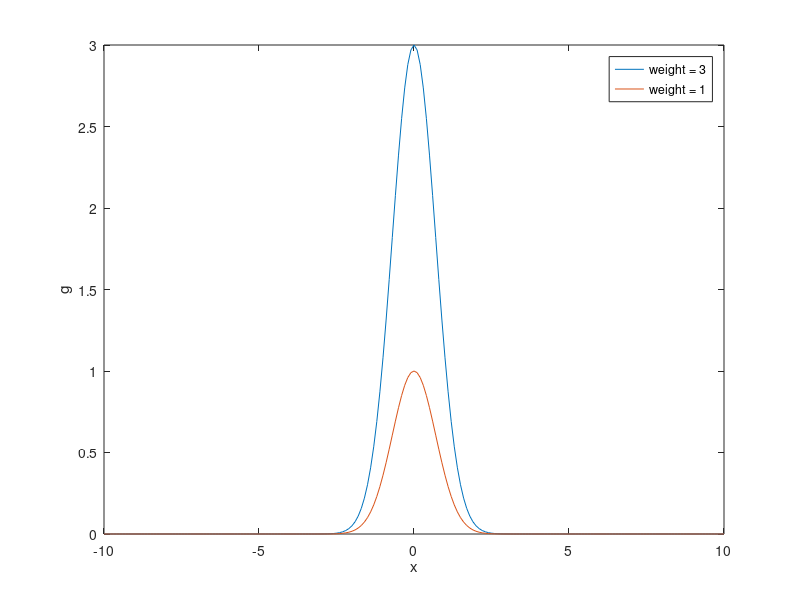
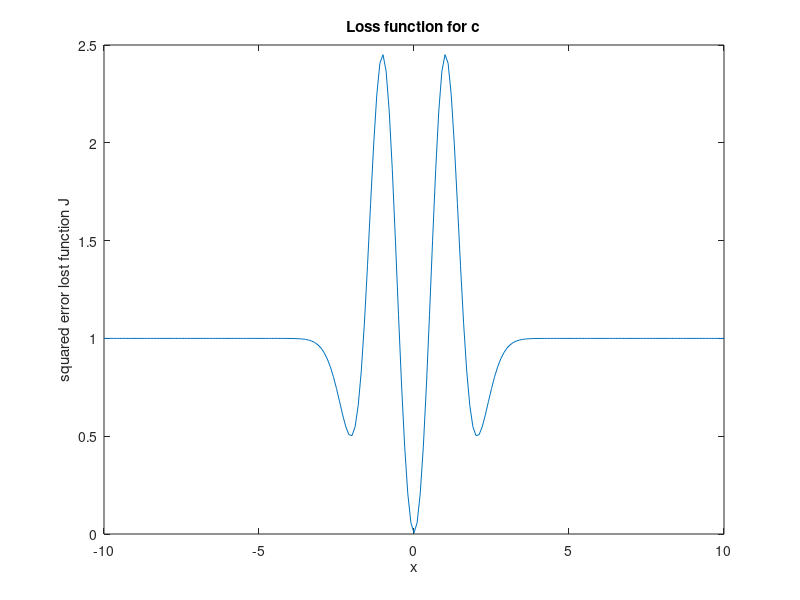
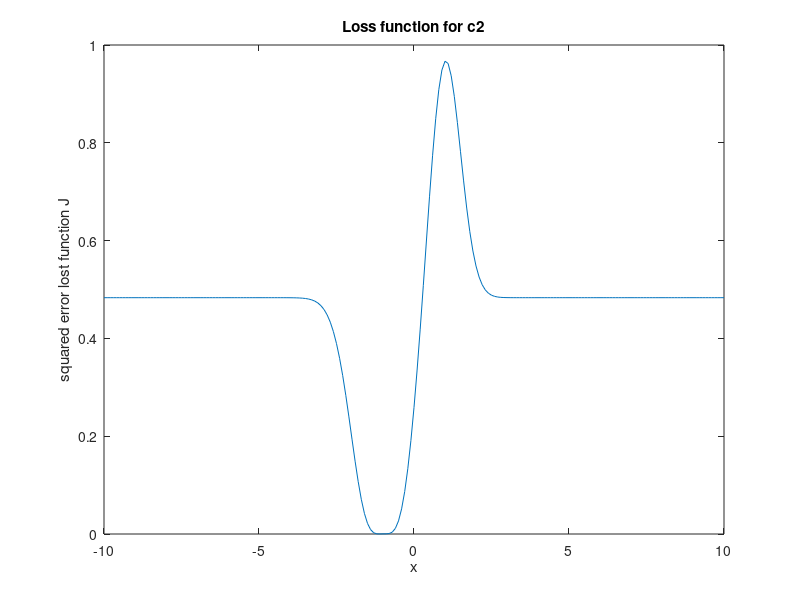

MATLAB code to generate these figures, in order:
function Hw4()

%initializing parameters

clear all

c = 0;
global sigma
sigma = 0.7;
x = [-10:0.1:10];
w = 3;
g =  exp(-1/(2*sigma^2)*(x-c*ones(1,length(x))).^2);

figure
title('Gaussian bases')
plot(x,w*g)
hold on 
plot(x,g)

xlabel('x')
ylabel('g')
legend('weight = 3', 'weight = 1')
Dataset = [1 1 ; -1 1];


J = [];
for c = x
    x1 = Dataset(1,1);
    x2 = Dataset(2,1);
    y1hat =  w*gaussi(x1,c);
    y2hat =  w*gaussi(x2,c);
    J = [J 1/2*((Dataset(1,2)-y1hat)^2+(Dataset(2,2)-y2hat)^2)];
end





figure 
plot(x,J)
hold on 
title('Loss function for c')
ylabel('squared error lost function J')
xlabel('x')  


w1 = 1;
w2 = 1;

J2 =[];
for c = x
    x1 = Dataset(1,1);
    x2 = Dataset(2,1);
    y1hat1 =  w1*gaussi(x1,1);
    y2hat1 =  w1*gaussi(x2,1);
    y1hat2 =  w2*gaussi(x1,c);
    y2hat2 =  w2*gaussi(x2,c);   
    J2 = [J2 1/2*((Dataset(1,2)-y1hat1-y1hat2)^2 ...
    +(Dataset(2,2)-y2hat1-y2hat2)^2)];
end

figure 
plot(x,J2)
hold on 
title('Loss function for c2')
ylabel('squared error lost function J')
xlabel('x')  





function out = gaussi(x,c)
global sigma
out = exp(-1/(2*sigma^2)*(x-c*ones(1,length(x))).^2);
